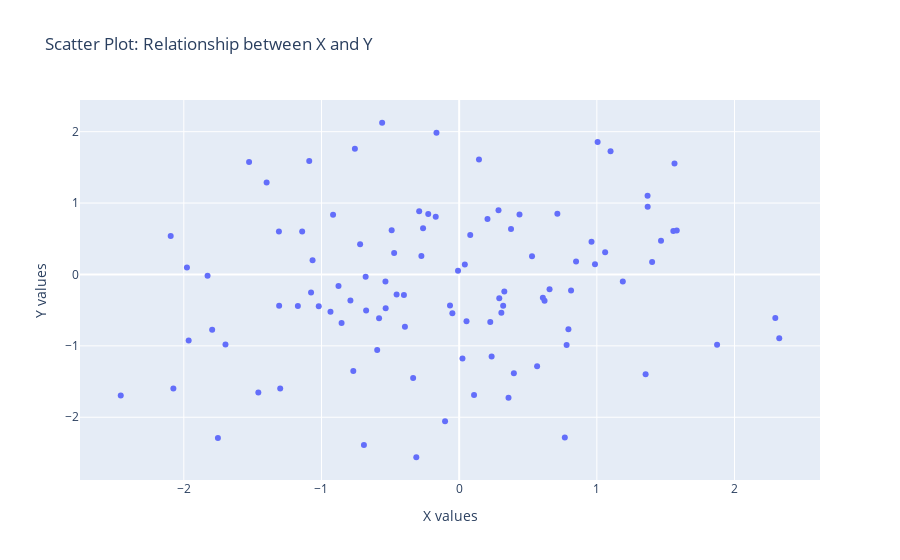
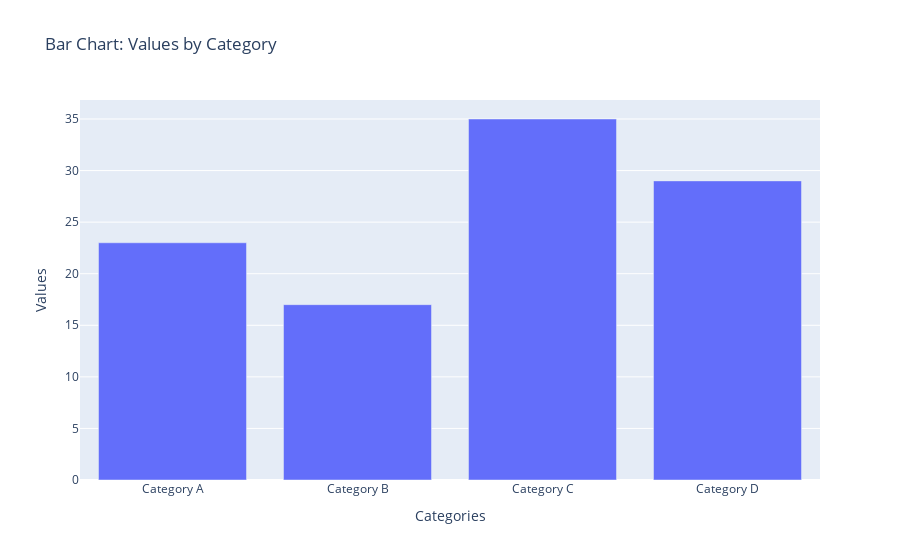
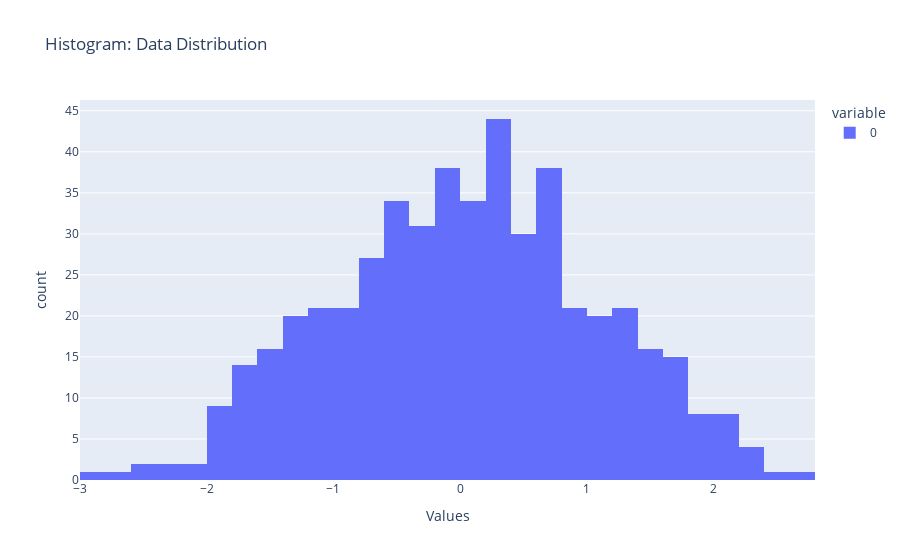
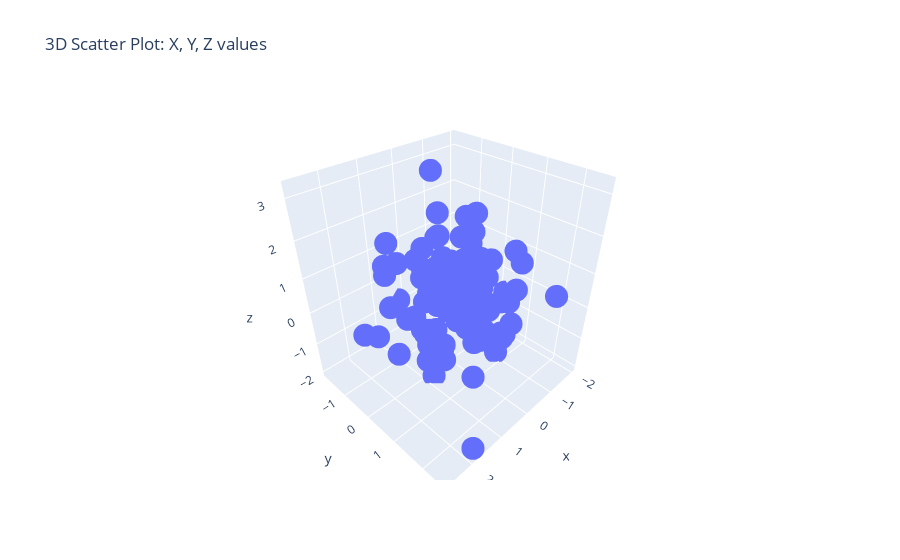

The notebook cell saved with these charts, in order:
### Markdown cell above
# Introduction to Plotly

### Code cell
import plotly.express as px
import numpy as np

# Scatter Plot Example
x = np.random.randn(100)
y = np.random.randn(100)
fig = px.scatter(x=x, y=y, title="Scatter Plot: Relationship between X and Y", labels={'x': 'X values', 'y': 'Y values'})
fig.show()

# Bar Chart Example
categories = ['Category A', 'Category B', 'Category C', 'Category D']
values = [23, 17, 35, 29]
fig = px.bar(x=categories, y=values, title="Bar Chart: Values by Category", labels={'x': 'Categories', 'y': 'Values'})
fig.show()

# Histogram Example
data = np.random.randn(500)
fig = px.histogram(data, title="Histogram: Data Distribution", labels={'value': 'Values'})
fig.show()

# 3D Scatter Plot Example
x = np.random.randn(100)
y = np.random.randn(100)
z = np.random.randn(100)
fig = px.scatter_3d(x=x, y=y, z=z, title="3D Scatter Plot: X, Y, Z values")
fig.show()

# Surface Plot Example
x = np.linspace(-5, 5, 100)
y = np.linspace(-5, 5, 100)
x, y = np.meshgrid(x, y)
z = np.sin(np.sqrt(x**2 + y**2))
fig = px.imshow(z, title="Surface Plot: Sin Function")
fig.show()

### Figure 1 — Plotly figure (JSON) as saved in the notebook; plotly's stock layout.template omitted (floating-point values rounded to 4 significant figures)
{"data": [{"hovertemplate": "X values=%{x}<br>Y values=%{y}<extra></extra>", "legendgroup": "", "marker": {"color": "#636efa", "symbol": "circle"}, "mode": "markers", "name": "", "orientation": "v", "showlegend": false, "type": "scatter", "x": [-1.827, -1.977, -0.6792, 0.2913, 0.566, -0.1649, -1.065, 0.328, 0.7674, -1.752, -1.459, 0.2057, 0.2357, 2.296, 0.7132, -2.458, -0.4902, 0.8128, -1.697, -0.4012, 0.2858, -1.02, 1.006, -1.076, -1.089, 0.9865, -0.8764, 0.9614, -1.14, 0.6201, -0.7573, -0.2904, -2.095, 0.7804, -0.008265, 0.7936, 1.06, -0.4723, 1.873, 0.3584, 1.189, -0.4544, -1.965, -0.5354, 0.3196, 0.6564, -0.7689, -0.5594, -0.2246, 0.3066, 1.401, 0.02403, -0.854, -0.04943, -0.3342, -1.309, -0.0665, 1.1, 0.1439, -0.3939, -0.6918, -2.076, -0.2743, -0.2622, -1.172, -0.5338, -0.1703, 0.3766, -1.398, -0.5952, 1.369, -1.308, -0.5817, -0.9347, 0.8492, -1.3, 0.6079, 0.5292, 1.368, 0.04123, -1.526, 0.3972, -1.794, -0.7898, 0.226, 0.08036, 1.58, 1.564, -0.1024, 0.4382, 1.556, -0.6756, 2.325, -0.3114, 0.05336, -0.9159, -0.7193, 0.108, 1.466, 1.354], "xaxis": "x", "y": [-0.01925, 0.09681, -0.03153, -0.3347, -1.284, 1.984, 0.1976, -0.237, -2.283, -2.291, -1.654, 0.7776, -1.149, -0.6101, 0.8514, -1.693, 0.6191, -0.2236, -0.982, -0.287, 0.8995, -0.4464, 1.856, -0.2543, 1.589, 0.1414, -0.1613, 0.4568, 0.6023, -0.3696, 1.761, 0.8839, 0.5379, -0.9884, 0.05288, -0.7666, 0.3098, 0.302, -0.983, -1.727, -0.09807, -0.2814, -0.9261, -0.09684, -0.4394, -0.2069, -1.352, 2.125, 0.8473, -0.5354, 0.1733, -1.179, -0.6796, -0.5418, -1.45, 0.6002, -0.4363, 1.724, 1.61, -0.7331, -2.388, -1.597, 0.2598, 0.6489, -0.4407, -0.4742, 0.8092, 0.638, 1.288, -1.059, 0.9475, -0.4388, -0.6121, -0.5213, 0.1806, -1.597, -0.3278, 0.2536, 1.104, 0.1399, 1.574, -1.384, -0.7737, -0.3643, -0.6645, 0.5541, 0.6157, 1.555, -2.057, 0.8403, 0.6084, -0.5063, -0.8941, -2.56, -0.6569, 0.8368, 0.4221, -1.688, 0.4731, -1.397], "yaxis": "y"}], "layout": {"legend": {"tracegroupgap": 0}, "title": {"text": "Scatter Plot: Relationship between X and Y"}, "xaxis": {"anchor": "y", "domain": [0, 1], "title": {"text": "X values"}}, "yaxis": {"anchor": "x", "domain": [0, 1], "title": {"text": "Y values"}}}}

### Figure 2 — Plotly figure (JSON) as saved in the notebook; plotly's stock layout.template omitted (floating-point values rounded to 4 significant figures)
{"data": [{"alignmentgroup": "True", "hovertemplate": "Categories=%{x}<br>Values=%{y}<extra></extra>", "legendgroup": "", "marker": {"color": "#636efa", "pattern": {"shape": ""}}, "name": "", "offsetgroup": "", "orientation": "v", "showlegend": false, "textposition": "auto", "type": "bar", "x": ["Category A", "Category B", "Category C", "Category D"], "xaxis": "x", "y": [23, 17, 35, 29], "yaxis": "y"}], "layout": {"barmode": "relative", "legend": {"tracegroupgap": 0}, "title": {"text": "Bar Chart: Values by Category"}, "xaxis": {"anchor": "y", "domain": [0, 1], "title": {"text": "Categories"}}, "yaxis": {"anchor": "x", "domain": [0, 1], "title": {"text": "Values"}}}}

### Figure 3 — Plotly figure (JSON) as saved in the notebook; plotly's stock layout.template omitted (floating-point values rounded to 4 significant figures; data arrays with more than 128 entries replaced by an {"elided": "..."} marker saying what was removed)
{"data": [{"alignmentgroup": "True", "bingroup": "x", "hovertemplate": "variable=0<br>Values=%{x}<br>count=%{y}<extra></extra>", "legendgroup": "0", "marker": {"color": "#636efa", "pattern": {"shape": ""}}, "name": "0", "offsetgroup": "0", "orientation": "v", "showlegend": true, "type": "histogram", "x": {"elided": "500 float values"}, "xaxis": "x", "yaxis": "y"}], "layout": {"barmode": "relative", "legend": {"title": {"text": "variable"}, "tracegroupgap": 0}, "title": {"text": "Histogram: Data Distribution"}, "xaxis": {"anchor": "y", "domain": [0, 1], "title": {"text": "Values"}}, "yaxis": {"anchor": "x", "domain": [0, 1], "title": {"text": "count"}}}}

### Figure 4 — Plotly figure (JSON) as saved in the notebook; plotly's stock layout.template omitted (floating-point values rounded to 4 significant figures)
{"data": [{"hovertemplate": "x=%{x}<br>y=%{y}<br>z=%{z}<extra></extra>", "legendgroup": "", "marker": {"color": "#636efa", "symbol": "circle"}, "mode": "markers", "name": "", "scene": "scene", "showlegend": false, "type": "scatter3d", "x": [-0.04022, 0.845, -1.383, 1.32, -1.612, -0.03712, 0.6203, 0.4028, -1.306, 0.4401, -0.07571, -0.4907, -0.2435, 0.04156, -1.04, 1.214, -0.8912, -1.678, 0.7836, 2.699, 0.07736, 0.5614, -1.117, 1.123, 0.2056, -1.028, -1.39, -0.6757, -0.9636, -0.06426, -0.5266, 1.278, 0.276, -0.4775, 1.842, 0.1286, 0.2264, 0.7697, -0.8642, -0.9024, -1.314, -1.604, 1.115, -0.4553, 0.2639, -0.6425, -0.5935, -0.2799, 0.2491, 1.609, 0.09557, 0.7101, 0.9047, -0.5329, -0.1779, -1.159, 0.1059, 0.9374, -0.08228, 0.2789, 0.1023, 0.6409, -0.7356, 1.61, -1.013, 0.01219, -0.5546, -0.3056, -0.5448, -1.254, -1.011, -0.2711, 1.137, 0.6428, 2.143, 0.1265, -0.2923, -0.5546, -0.4625, 1.219, 1.044, 0.9664, -0.1259, 1.482, 1.146, 0.4918, -0.001211, 1.327, -0.29, 0.01166, 0.7701, -0.4004, 0.9564, 0.04366, -0.8952, -0.4361, 0.1547, -1.985, -0.211, -0.2495], "y": [0.2103, 0.2241, -0.8014, 1.115, 0.7277, -0.1618, 0.09525, -0.8363, 1.009, -0.387, -0.5838, 1.644, -0.7793, -1.047, 0.3079, 0.005687, 0.08807, -0.7325, -0.6636, 0.6272, 0.8688, -0.2438, -0.1703, 0.5713, 1.962, -0.3924, 1.107, 0.5441, 0.8217, 0.3679, 0.03997, -0.188, 0.6473, 1.418, 2.546, -0.4266, -0.2601, -1.138, 0.2757, 0.1613, 2.228, 0.3769, -1.067, -0.001517, 1.346, -0.9019, -0.584, 0.7985, -1.846, 0.7274, 0.7348, -0.2245, 0.07984, 0.828, 0.4419, 0.03521, -0.7138, -1.454, 0.648, -0.1508, 0.7651, 0.3203, -1.221, -0.203, -0.2698, -0.6227, 0.2873, 0.05012, -0.282, -0.1232, 0.06395, -0.5594, 0.934, -0.2752, -0.8012, 0.1823, -0.5287, 0.6983, 0.8806, 0.9601, 0.168, 0.2751, 0.4647, 2.151, -0.9762, 0.9681, -0.4266, -0.8943, -0.2362, 0.7049, 0.1629, 0.1026, 0.1795, -0.9805, 1.002, 1.381, 0.9227, 0.2035, 0.6599, -0.5295], "z": [0.5023, -1.986, 1.547, -0.02421, 1.03, -0.5038, -0.5981, 0.9597, -1.006, 0.03714, -0.5789, 0.8401, 0.4782, 0.158, 0.3045, 0.08722, 0.7744, -0.4579, -0.5761, 0.7634, 0.3661, -0.8632, -0.1144, 1.167, 1.028, -0.2336, 0.938, -0.1534, -1.927, 1.284, 0.7537, -0.05778, 0.5785, -0.6258, -1.863, 0.1926, 1.747, 0.8874, -0.8994, 0.1339, 0.5372, -0.7542, -0.2652, 0.3462, 0.5417, -1.067, 0.6093, -1.091, -0.8737, 0.365, 1.08, 1.118, -1.496, -0.2215, 0.1784, -0.2241, -0.1387, 0.7414, 2.122, 0.657, 0.3163, 0.5646, 1.726, -0.992, 1.092, 3.212, 2.29, 1.676, -1.205, 0.6034, -0.8808, 0.858, -0.7318, 0.08418, -0.4069, 1.188, 0.7325, -0.9755, 1.334, -0.3206, -0.4399, 1.227, -0.7787, -0.1715, 1.672, 0.2945, 1.643, 0.9062, -0.4145, -0.1813, 0.9935, 0.7021, -0.8476, 1.086, -1.081, -0.7406, 0.5024, -0.6945, -1.21, 0.3158]}], "layout": {"legend": {"tracegroupgap": 0}, "scene": {"domain": {"x": [0, 1], "y": [0, 1]}, "xaxis": {"title": {"text": "x"}}, "yaxis": {"title": {"text": "y"}}, "zaxis": {"title": {"text": "z"}}}, "title": {"text": "3D Scatter Plot: X, Y, Z values"}}}
